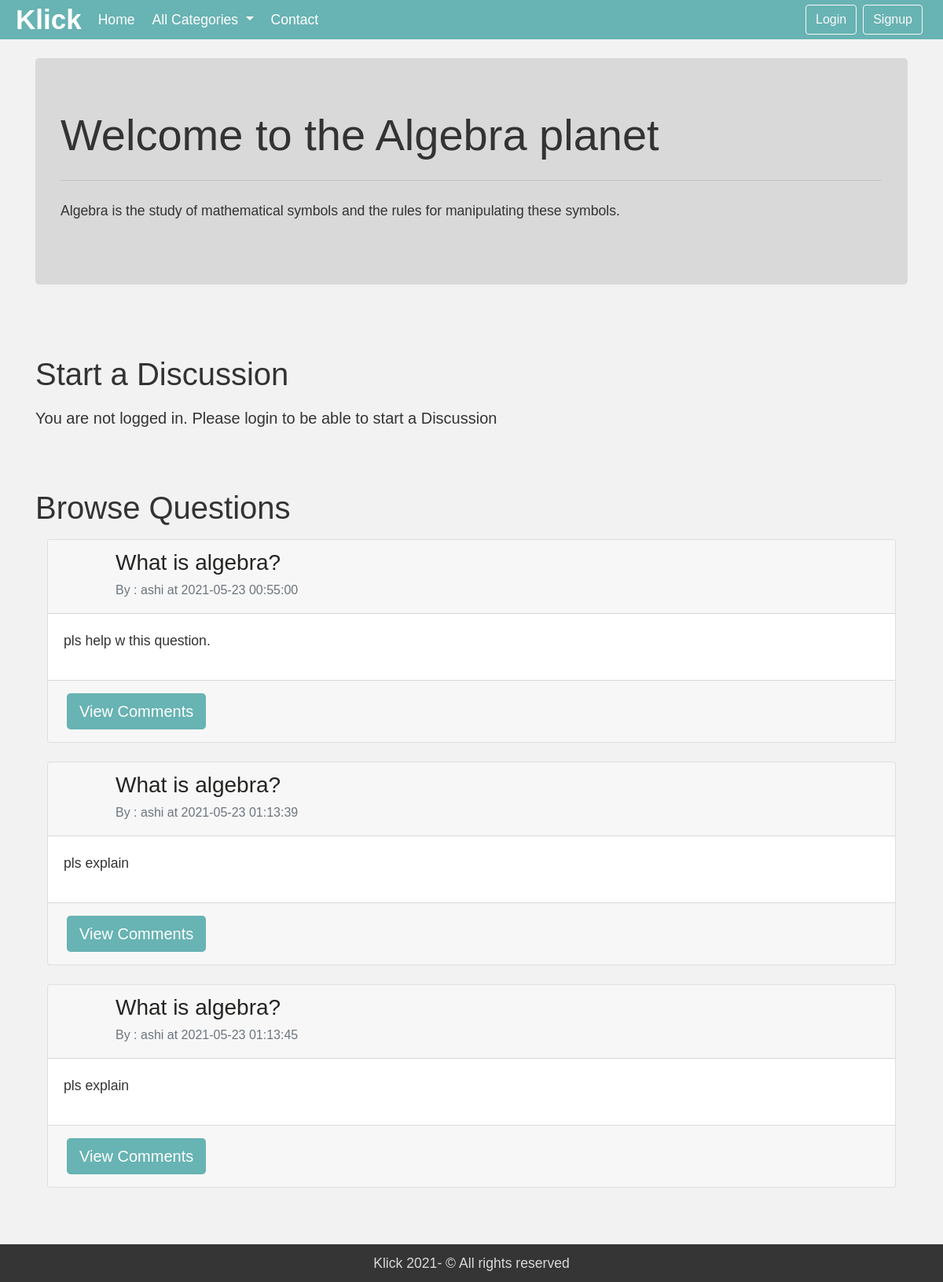
The app's page /threadlist.php?catid=1 with its own data.
### tables this page shows
CREATE TABLE `categories` (
  `category_id` int(11) NOT NULL,
  `category_name` varchar(255) DEFAULT NULL,
  `category_description` varchar(255) DEFAULT NULL,
  `created` datetime DEFAULT current_timestamp()
);

CREATE TABLE `threads` (
  `thread_id` int(11) NOT NULL,
  `thread_title` varchar(255) NOT NULL,
  `thread_desc` text DEFAULT NULL,
  `thread_cat_id` int(11) DEFAULT NULL,
  `thread_user_id` int(11) DEFAULT NULL,
  `timestamp` datetime DEFAULT current_timestamp()
);

CREATE TABLE `users` (
  `sno` int(11) NOT NULL,
  `user_email` varchar(30) DEFAULT NULL,
  `user_pass` varchar(255) DEFAULT NULL,
  `timestamp` datetime DEFAULT current_timestamp()
);

### threadlist.php (the view, shortened to what this page needs)
<!doctype html>
<html lang="en">
<head>
    <link rel="stylesheet" href="https://stackpath.bootstrapcdn.com/bootstrap/4.5.0/css/bootstrap.min.css"
>
    <link rel="stylesheet" href="style.css">
</head>
<body>
    <?php include 'header.php';?>
    <?php
    $id = $_GET['catid'];
    $sql = "SELECT * FROM `categories` WHERE category_id=$id";
    $result = mysqli_query($conn, $sql);
    while($row = mysqli_fetch_assoc($result)){
        $catname = $row['category_name'];
        $catdesc = $row['category_description'];
    }
    ?>
    <div class="container my-4">
        <div class="jumbotron">
            <h1 class="display-4">Welcome to the <?php echo $catname;?> planet</h1>
            <hr class="my-4">
            <p><?php echo $catdesc;?></p>
        </div>
    </div>
    <?php
    if(isset($_SESSION['loggedin']) && $_SESSION['loggedin']==true){
    echo '<div class="container">
            <h1 class="py-2">Start a Discussion</h1>
            <form action="'. $_SERVER["REQUEST_URI"] . '" method="post">
                <div class="form-group">
                    <label for="exampleInputEmail1">Problem Title</label>
                    <input type="text" class="form-control" id="title" name="title" aria-describedby="emailHelp">
                    <small id="emailHelp" class="form-text text-muted">Keep your title as short and crisp as
                        possible</small>
                </div>
                <input type="hidden" name="sno" value="'. $_SESSION["sno"]. '">
                <div class="form-group">
                    <label for="exampleFormControlTextarea1">Ellaborate Your Concern</label>
                    <textarea class="form-control" id="desc" name="desc" rows="3"></textarea>
                </div>
                <button type="submit" class="btn btn-info">Submit</button>
            </form>
        </div>';
    }
    else{
        echo '
        <div class="container">
        <h1 class="py-2">Start a Discussion</h1>
           <p class="lead">You are not logged in. Please login to be able to start a Discussion</p>
        </div>
        ';
    }
    ?>
    <div class="container mb-5" id="ques">
        <h1 class="py-2">Browse Questions</h1>
    <?php
    $id = $_GET['catid'];
    $sql = "SELECT * FROM `threads` WHERE thread_cat_id=$id";
    $result = mysqli_query($conn, $sql);
    while($row = mysqli_fetch_assoc($result)){
        $id = $row['thread_id'];
        $title = $row['thread_title'];
        $desc = $row['thread_desc'];
        $thread_time = $row['timestamp'];
        $thread_user_id = $row['thread_user_id'];
        $sql2 = "SELECT user_email FROM `users` WHERE sno='$thread_user_id'";
        $result2 = mysqli_query($conn, $sql2);
        $row2 = mysqli_fetch_assoc($result2);
        echo '<div class="container-fluid mt-100">
        <div class="row">
            <div class="col-md-12">
                <div class="card mb-4">
                    <div class="card-header">
                        <div class="media flex-wrap w-100 align-items-center"> <img src="https://d1nhio0ox7pgb.cloudfront.net/_img/o_collection_png/green_dark_grey/512x512/plain/user.png" width="50px" class="d-block ui-w-40 rounded-circle" alt="">
                            <div class="media-body ml-3"> <h3><a href="thread.php?threadid=' . $id. '" class="link-dark" style="color:#252422"> '. $title . '</a><h3>
                                <div class="text-muted small"><h6>By : '. $row2['user_email'] . ' at '. $thread_time. '<h6></div>
                            </div>
                        </div>
                    </div>
                    <div class="card-body">
                        <p>  '. $desc . '</p>
                    </div>
                    <div class="card-footer d-flex flex-wrap justify-content-between align-items-center px-0 pt-0 pb-3">
                        <div class="px-4 pt-3"><a href="thread.php?threadid=' . $id. '"> <button type="button" class="btn btn-info btn-lg"> View Comments</button> </a></div>
                    </div>
                </div>
            </div>
        </div>
    </div>';
        }
    ?>
    </div>
    <footer class="footer" style="background:#353535;	color:#d9d9d9;	text-align:center;"><p style="margin:0;	padding:10px"><a target="blank" href="#" style="color:#d9d9d9; ">Klick 2021<a>- © All rights reserved </p></footer>
</body>
</html>

### header.php (shortened to what this page needs)
<?php
echo '<nav class="navbar navbar-expand-lg ">
<a class="navlogo" href="/forum">Klick</a>
<button class="navbar-toggler" type="button" data-toggle="collapse" data-target="#navbarSupportedContent" aria-controls="navbarSupportedContent" aria-expanded="false" aria-label="Toggle navigation">
  <span class="navbar-toggler-icon"></span>
</button>
<div class="collapse navbar-collapse" id="navbarSupportedContent">
  <ul class="navbar-nav mr-auto">
    <li class="nav-item active">
      <a class="navlink" href="/forum">Home <span class="sr-only">(current)</span></a>
    </li>
    <li class="nav-item dropdown">
      <a class="navlink dropdown-toggle" href="#" id="navbarDropdown" role="button" data-toggle="dropdown" aria-haspopup="true" aria-expanded="false">
        All Categories
      </a>
      <div class="dropdown-menu" aria-labelledby="navbarDropdown">';
      echo '</div>
    </li>
    <li class="nav-item">
      <a class="navlink" href="contact.php" >Contact</a>
    </li>
  </ul>
  <div class="row mx-2">';
if(isset($_SESSION['loggedin']) && $_SESSION['loggedin']==true){
  echo '
      <p class="text-light my-0 mx-2" style="padding-top:5px">Hello '. $_SESSION['useremail']. '!</p>
      <a href="myProfile.php" class="btn btn-outline-light ml-2">My Profile</a>
      <a href="_logout.php" class="btn btn-outline-light ml-2">Logout</a>
      ';
}
else{
  echo '
    <button class="btn btn-outline-light ml-2" data-toggle="modal" data-target="#loginModal">Login</button>
    <button class="btn btn-outline-light mx-2" data-toggle="modal" data-target="#signupModal">Signup</button>';
  }
  echo '</div>
      </div>
      </nav>';
?>

### style.css (style rules this page uses)
* { box-sizing: border-box; margin: 0; padding: 0; }
body { font-family: 'Catamaran', sans-serif; line-height: 1.6; color: #333; background-color:#f2f2f2; font-size: 1.1rem; }
.navbar { position: absolute; top: 0; left: 0; padding: 0 10px; color: #fff; width: 100%; box-sizing: border-box; background-color:#68b3b3; }
.navbar .navlogo { color: #fff; height: 50px; line-height: 50px; font-size: 35px; padding-left: 10px; padding-right: 10px; float: left; font-weight: bold; text-decoration: none; }
.nav-item { padding-left: 8px; padding-right: 8px; }
.navlink { color:#fff; padding-left: 3px; padding-right: 3px; padding-top:3px; text-decoration: none; }
.container { padding-top:50px; }
.btn-info { background: #68b3b3; color: #ffffff; border: none; }
.jumbotron { background-color: #d9d9d9; }

### threadlist.php (style rules this page uses)
#ques { min-height: 433px; }

### records on screen
categories: category_name "Algebra", category_description "Algebra is the study of mathematical symbols and the rules for manipulating these symbols."
threads: thread_title "What is algebra?", users.user_email "ashi", timestamp "2021-05-23 00:55:00", thread_desc "pls help w this question."
threads: thread_title "What is algebra?", users.user_email "ashi", timestamp "2021-05-23 01:13:39", thread_desc "pls explain"
threads: thread_title "What is algebra?", users.user_email "ashi", timestamp "2021-05-23 01:13:45", thread_desc "pls explain"
